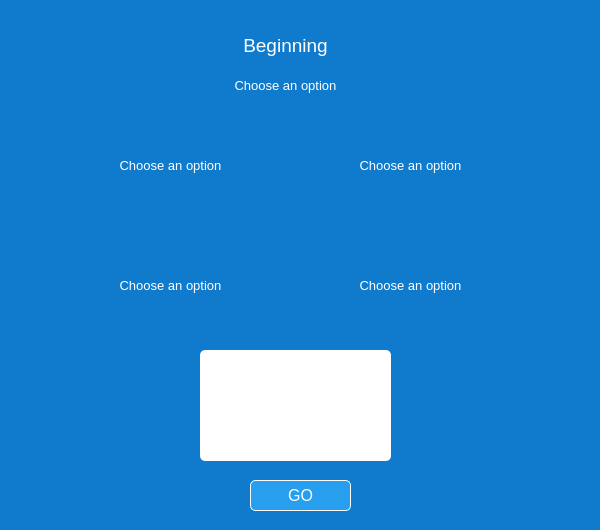
<?xml version="1.0" encoding="UTF-8"?>
<ui version="4.0">
 <class>adventureStory</class>
 <widget class="QWidget" name="adventureStory">
  <property name="geometry">
   <rect>
    <x>0</x>
    <y>0</y>
    <width>600</width>
    <height>530</height>
   </rect>
  </property>
  <property name="windowTitle">
   <string>AdventureStory</string>
  </property>
  <property name="windowIcon">
   <iconset>
    <normalon>../images/libro.png</normalon>
   </iconset>
  </property>
  <property name="styleSheet">
   <string notr="true">background-color:#107acc;</string>
  </property>
  <widget class="QLabel" name="stateStory">
   <property name="geometry">
    <rect>
     <x>230</x>
     <y>30</y>
     <width>111</width>
     <height>31</height>
    </rect>
   </property>
   <property name="font">
    <font>
     <family>Segoe UI</family>
     <pointsize>14</pointsize>
    </font>
   </property>
   <property name="styleSheet">
    <string notr="true">color:white;</string>
   </property>
   <property name="text">
    <string>Beginning</string>
   </property>
   <property name="alignment">
    <set>Qt::AlignCenter</set>
   </property>
  </widget>
  <widget class="QLabel" name="label_2">
   <property name="geometry">
    <rect>
     <x>230</x>
     <y>70</y>
     <width>111</width>
     <height>31</height>
    </rect>
   </property>
   <property name="font">
    <font>
     <family>Segoe UI</family>
     <pointsize>10</pointsize>
    </font>
   </property>
   <property name="styleSheet">
    <string notr="true">color:white;</string>
   </property>
   <property name="text">
    <string>Choose an option</string>
   </property>
   <property name="alignment">
    <set>Qt::AlignCenter</set>
   </property>
  </widget>
  <widget class="QLabel" name="option1Label">
   <property name="geometry">
    <rect>
     <x>80</x>
     <y>120</y>
     <width>181</width>
     <height>91</height>
    </rect>
   </property>
   <property name="font">
    <font>
     <family>Segoe UI</family>
     <pointsize>10</pointsize>
    </font>
   </property>
   <property name="styleSheet">
    <string notr="true">color:white;</string>
   </property>
   <property name="text">
    <string>Choose an option</string>
   </property>
   <property name="alignment">
    <set>Qt::AlignCenter</set>
   </property>
  </widget>
  <widget class="QLabel" name="option2Label">
   <property name="geometry">
    <rect>
     <x>320</x>
     <y>120</y>
     <width>181</width>
     <height>91</height>
    </rect>
   </property>
   <property name="font">
    <font>
     <family>Segoe UI</family>
     <pointsize>10</pointsize>
    </font>
   </property>
   <property name="styleSheet">
    <string notr="true">color:white;</string>
   </property>
   <property name="text">
    <string>Choose an option</string>
   </property>
   <property name="alignment">
    <set>Qt::AlignCenter</set>
   </property>
  </widget>
  <widget class="QLabel" name="option3Label">
   <property name="geometry">
    <rect>
     <x>80</x>
     <y>240</y>
     <width>181</width>
     <height>91</height>
    </rect>
   </property>
   <property name="font">
    <font>
     <family>Segoe UI</family>
     <pointsize>10</pointsize>
    </font>
   </property>
   <property name="styleSheet">
    <string notr="true">color:white;</string>
   </property>
   <property name="text">
    <string>Choose an option</string>
   </property>
   <property name="alignment">
    <set>Qt::AlignCenter</set>
   </property>
  </widget>
  <widget class="QLabel" name="option4Label">
   <property name="geometry">
    <rect>
     <x>320</x>
     <y>240</y>
     <width>181</width>
     <height>91</height>
    </rect>
   </property>
   <property name="font">
    <font>
     <family>Segoe UI</family>
     <pointsize>10</pointsize>
    </font>
   </property>
   <property name="styleSheet">
    <string notr="true">color:white;</string>
   </property>
   <property name="text">
    <string>Choose an option</string>
   </property>
   <property name="alignment">
    <set>Qt::AlignCenter</set>
   </property>
  </widget>
  <widget class="QTextEdit" name="textEditStory">
   <property name="geometry">
    <rect>
     <x>200</x>
     <y>350</y>
     <width>191</width>
     <height>111</height>
    </rect>
   </property>
   <property name="font">
    <font>
     <family>Segoe UI</family>
     <pointsize>10</pointsize>
    </font>
   </property>
   <property name="styleSheet">
    <string notr="true">background-color:white;
border-radius:5px;</string>
   </property>
  </widget>
  <widget class="QPushButton" name="goBtn">
   <property name="geometry">
    <rect>
     <x>250</x>
     <y>480</y>
     <width>101</width>
     <height>31</height>
    </rect>
   </property>
   <property name="font">
    <font>
     <pointsize>12</pointsize>
    </font>
   </property>
   <property name="styleSheet">
    <string notr="true">background-color:#289eee;
border:1px solid white;
border-radius:5px;
color:white;</string>
   </property>
   <property name="text">
    <string>GO</string>
   </property>
  </widget>
 </widget>
 <resources/>
 <connections/>
</ui>
